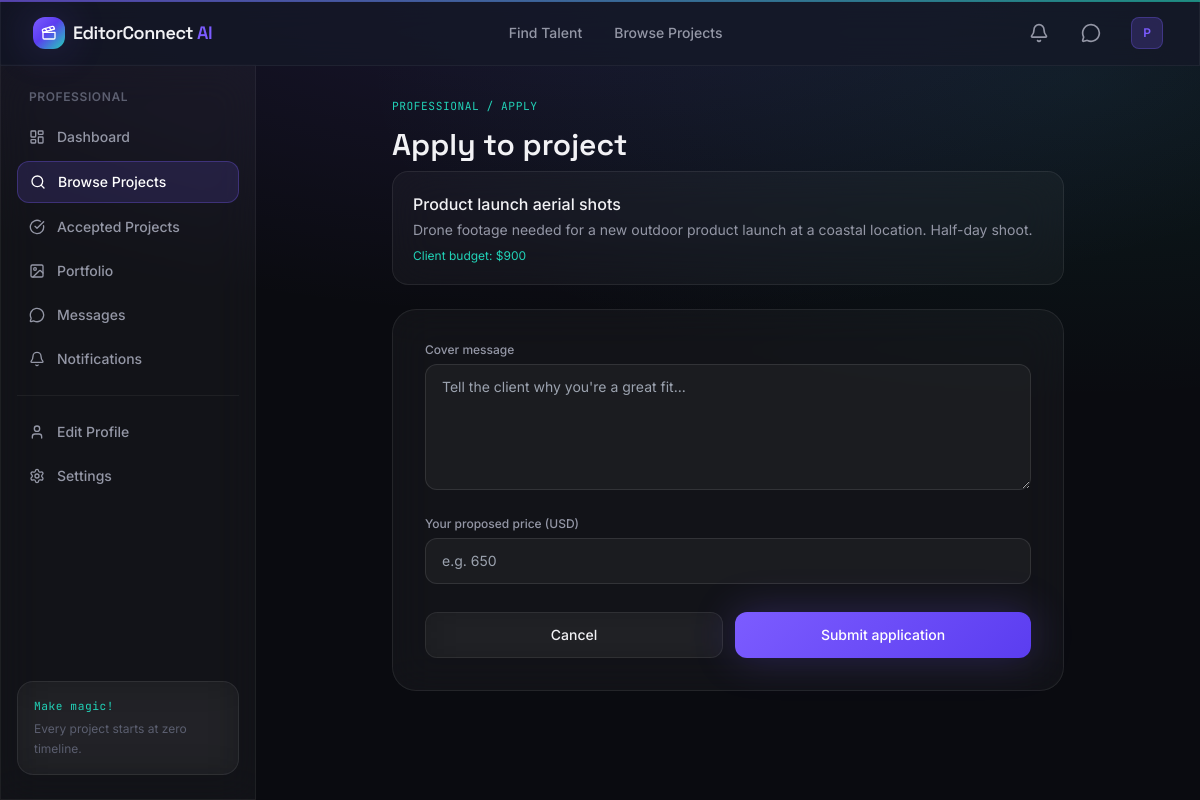
Page /professional/apply/2 (signed in) on the committed database.
### models/user.py (models this page shows, shortened)
class User(UserMixin, db.Model):
    __tablename__ = "users"
    id = db.Column(db.Integer, primary_key=True)
    name = db.Column(db.String(120), nullable=False)
    email = db.Column(db.String(150), unique=True, nullable=False, index=True)
    phone = db.Column(db.String(30))
    password_hash = db.Column(db.String(255), nullable=False)
    role = db.Column(db.String(20), nullable=False, default="client")
    is_active_account = db.Column(db.Boolean, default=True)
    is_verified = db.Column(db.Boolean, default=False)
    dark_mode = db.Column(db.Boolean, default=True)
    avatar = db.Column(db.String(255), default="default-avatar.png")
    created_at = db.Column(db.DateTime, default=lambda: datetime.now(timezone.utc))
    professional_profile = db.relationship(
        "Professional", backref="user", uselist=False, cascade="all, delete-orphan"
    )
    projects = db.relationship(
        "Project", backref="client", lazy="dynamic", cascade="all, delete-orphan",
        foreign_keys="Project.client_id"
    )
    notifications = db.relationship(
        "Notification", backref="user", lazy="dynamic", cascade="all, delete-orphan"
    )
    @property
    def is_professional(self):
        return self.role == "professional"
    @property
    def is_client(self):
        return self.role == "client"
    def unread_notification_count(self):
        return self.notifications.filter_by(is_read=False).count()

### models/project.py (models this page shows, shortened)
class Project(db.Model):
    __tablename__ = "projects"
    id = db.Column(db.Integer, primary_key=True)
    client_id = db.Column(db.Integer, db.ForeignKey("users.id"), nullable=False)
    title = db.Column(db.String(150), nullable=False)
    description = db.Column(db.Text, nullable=False)
    category = db.Column(db.String(80), index=True)  # matches PROFESSIONS
    budget = db.Column(db.Float)
    deadline = db.Column(db.Date)
    status = db.Column(db.String(20), default="open", index=True)
    selected_professional_id = db.Column(db.Integer, db.ForeignKey("professionals.id"))
    created_at = db.Column(db.DateTime, default=lambda: datetime.now(timezone.utc))
    updated_at = db.Column(
        db.DateTime, default=lambda: datetime.now(timezone.utc),
        onupdate=lambda: datetime.now(timezone.utc)
    )
    applications = db.relationship(
        "Application", backref="project", lazy="dynamic", cascade="all, delete-orphan"
    )
    selected_professional = db.relationship("Professional", foreign_keys=[selected_professional_id])

### routes/professional.py (the view, shortened to what this page needs)
@professional_bp.route("/professional/apply/<int:project_id>", methods=["GET", "POST"])
@login_required
@professional_required
def apply_project(project_id):
    pro = get_profile_or_404()
    project = Project.query.get_or_404(project_id)
    existing = Application.query.filter_by(project_id=project.id, professional_id=pro.id).first()
    if existing:
        flash("You already applied to this project.", "info")
        return redirect(url_for("professional.browse_projects"))
    return render_template("professional/apply_project.html", project=project)

### models/user.py (called while the page is built)
@login_manager.user_loader
def load_user(user_id):
    return User.query.get(int(user_id))

### routes/professional.py (called while the page is built)
def professional_required(f):
    @wraps(f)
    def wrapped(*args, **kwargs):
        if not current_user.is_authenticated or not current_user.is_professional:
            flash("This area is for professional accounts only.", "error")
            return redirect(url_for("main.index"))
        return f(*args, **kwargs)
    return wrapped

def get_profile_or_404():
    pro = current_user.professional_profile
    if pro is None:
        flash("Professional profile not found.", "error")
    return pro

### templates/professional/apply_project.html (shortened to what this page needs)
{% extends "base.html" %}
{% block content %}
<div class="max-w-2xl mx-auto">
  <p class="timecode mb-3">PROFESSIONAL / APPLY</p>
  <h1 class="font-display text-3xl font-semibold mb-2">Apply to project</h1>
  <div class="glass rounded-2xl p-5 mb-6">
    <h2 class="font-medium mb-1">{{ project.title }}</h2>
    <p class="text-sm text-ink-muted">{{ project.description }}</p>
    {% if project.budget %}<p class="text-xs text-teal-glow mt-2">Client budget: ${{ "%.0f"|format(project.budget) }}</p>{% endif %}
  </div>
  <form method="POST" class="glass rounded-3xl p-8 space-y-5">
    <div>
      <label class="block text-xs font-medium text-ink-muted mb-1.5">Cover message</label>
      <textarea name="message" rows="5" class="w-full input-glass rounded-xl px-4 py-3 text-sm outline-none" placeholder="Tell the client why you're a great fit..."></textarea>
    </div>
    <div>
      <label class="block text-xs font-medium text-ink-muted mb-1.5">Your proposed price (USD)</label>
      <input type="number" name="proposed_price" class="w-full input-glass rounded-xl px-4 py-3 text-sm outline-none" placeholder="e.g. 650">
    </div>
    <div class="flex gap-3 pt-2">
      <a href="{{ url_for('professional.browse_projects') }}" class="flex-1 py-3 rounded-xl glass text-center text-sm font-medium hover:bg-white/10 transition-colors">Cancel</a>
      <button type="submit" class="flex-1 py-3 rounded-xl btn-gradient text-white text-sm font-medium shadow-glow">Submit application</button>
    </div>
  </form>
</div>
{% endblock %}

### templates/partials/navbar.html (shortened to what this page needs)
<nav class="sticky top-0 z-40 glass-strong border-b border-white/5">
  <div class="max-w-7xl mx-auto px-4 sm:px-6 lg:px-8">
    <div class="flex items-center justify-between h-16">
      <a href="{{ url_for('main.index') }}" class="flex items-center gap-2 group">
        <div class="w-8 h-8 rounded-xl bg-grade-gradient flex items-center justify-center shadow-glow">
          <i data-lucide="clapperboard" class="w-4 h-4 text-white"></i>
        </div>
        <span class="font-display font-semibold text-lg tracking-tight">EditorConnect <span class="text-violet-glow">AI</span></span>
      </a>
      <div class="hidden md:flex items-center gap-8 text-sm font-medium text-ink-muted">
        <a href="{{ url_for('main.professionals') }}" class="hover:text-ink transition-colors">Find Talent</a>
        <a href="{{ url_for('main.projects') }}" class="hover:text-ink transition-colors">Browse Projects</a>
      </div>
      <div class="flex items-center gap-3">
        {% if current_user.is_authenticated %}
          <a href="{{ url_for('notifications.index') }}" class="relative w-10 h-10 rounded-xl flex items-center justify-center hover:bg-white/5 transition-colors">
            <i data-lucide="bell" class="w-5 h-5 text-ink-muted"></i>
          </a>
          <a href="{{ url_for('messages.conversations') }}" class="w-10 h-10 rounded-xl flex items-center justify-center hover:bg-white/5 transition-colors">
            <i data-lucide="message-circle" class="w-5 h-5 text-ink-muted"></i>
          </a>
          <div class="relative group">
            <button class="flex items-center gap-2 pl-2 pr-1 py-1 rounded-xl hover:bg-white/5 transition-colors">
              <div class="w-8 h-8 rounded-lg bg-violet-glow/20 border border-violet-glow/30 flex items-center justify-center text-xs font-semibold text-violet-glow">
                {{ current_user.name[0]|upper }}
              </div>
            </button>
          </div>
        {% else %}
          <a href="{{ url_for('auth.login') }}" class="px-4 py-2 text-sm font-medium text-ink-muted hover:text-ink transition-colors">Log in</a>
          <a href="{{ url_for('auth.register') }}" class="px-4 py-2 text-sm font-medium rounded-xl btn-gradient text-white shadow-glow">Get Started</a>
        {% endif %}
      </div>
    </div>
  </div>
</nav>

### static/css/style.css (style rules this page uses)
body { background-image: radial-gradient(ellipse 80% 50% at 50% -10%, rgba(124,92,255,0.15), transparent), radial-gradient(ellipse 60% 40% at 90% 10%, rgba(34,211,184,0.08), transparent); background-attachment: fixed; }
.glass { background: rgba(255,255,255,0.035); backdrop-filter: blur(20px); -webkit-backdrop-filter: blur(20px); border: 1px solid rgba(255,255,255,0.08); }
.glass-strong { background: rgba(21,24,39,0.75); backdrop-filter: blur(24px); -webkit-backdrop-filter: blur(24px); border: 1px solid rgba(255,255,255,0.1); }
.btn-gradient { background-image: linear-gradient(135deg, #7C5CFF 0%, #5B3DF0 100%); transition: filter 0.2s ease, transform 0.2s ease; }
.timecode { font-family: 'JetBrains Mono', monospace; letter-spacing: 0.05em; color: #22D3B8; font-size: 0.7rem; }
a, button { outline-color: #7C5CFF; }
.input-glass { background: rgba(255,255,255,0.04); border: 1px solid rgba(255,255,255,0.1); }

### rows in the picture
User: name "P"
Project: title "Product launch aerial shots", description "Drone footage needed for a new outdoor product launch at a coastal location. Half-day shoot.", budget "900"

### other values in the picture
{{ label }} "Dashboard Browse Projects Accepted Projects Portfolio Messages Notifications Edit Profile Settings"
